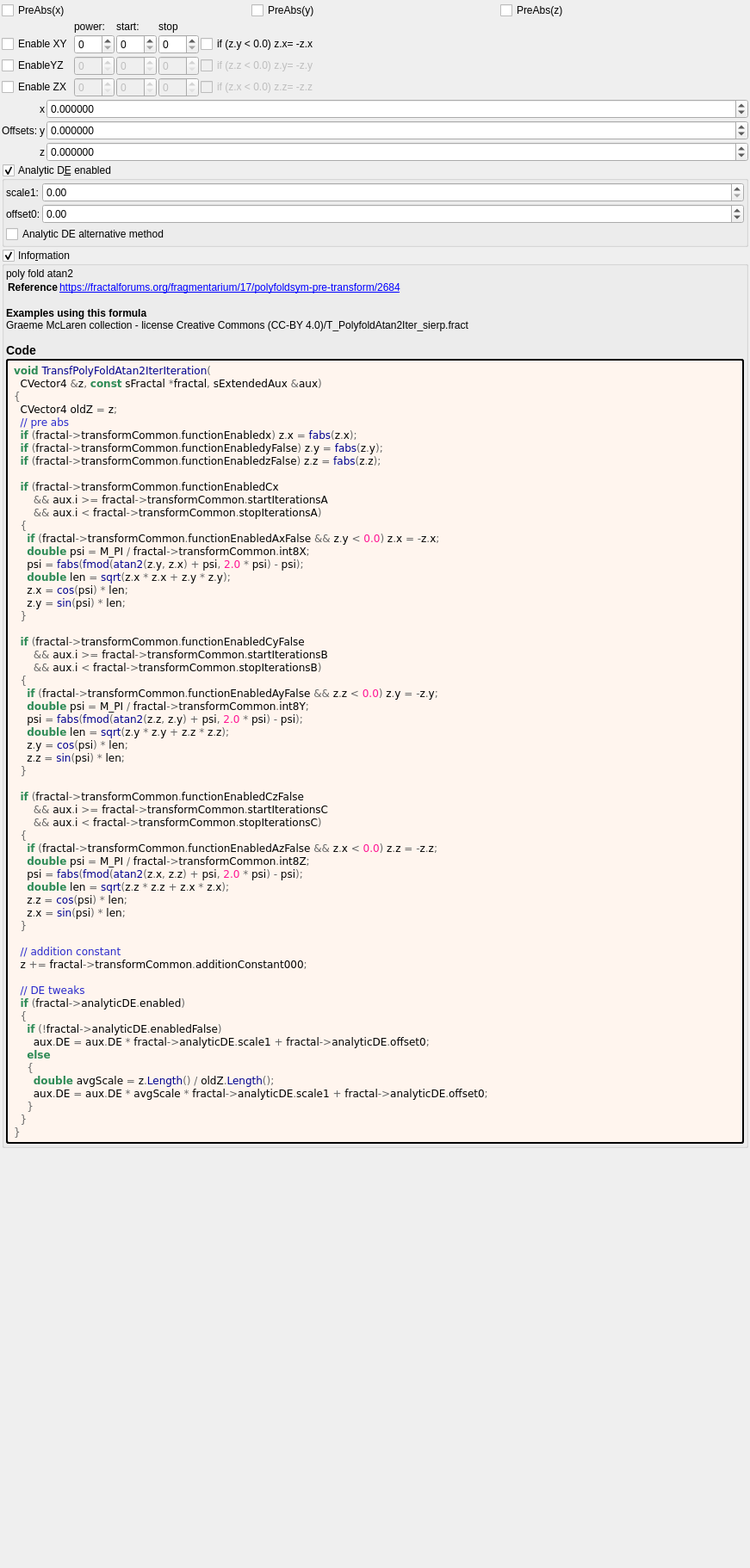
<?xml version="1.0" encoding="UTF-8"?>
<ui version="4.0">
 <class>transf_poly_fold_atan2_iter</class>
 <widget class="QWidget" name="Form">
  <property name="geometry">
   <rect>
    <x>0</x>
    <y>0</y>
    <width>871</width>
    <height>1822</height>
   </rect>
  </property>
  <property name="windowTitle">
   <string notr="true">transf_poly_fold_atan2_iter</string>
  </property>
  <layout class="QVBoxLayout" name="verticalLayout">
   <property name="spacing">
    <number>2</number>
   </property>
   <property name="leftMargin">
    <number>2</number>
   </property>
   <property name="topMargin">
    <number>2</number>
   </property>
   <property name="rightMargin">
    <number>2</number>
   </property>
   <property name="bottomMargin">
    <number>2</number>
   </property>
   <item>
    <layout class="QGridLayout" name="gridLayout_2">
     <item row="0" column="0">
      <widget class="MyCheckBox" name="checkBox_transf_function_enabledx">
       <property name="text">
        <string>PreAbs(x)</string>
       </property>
      </widget>
     </item>
     <item row="0" column="1">
      <widget class="MyCheckBox" name="checkBox_transf_function_enabledy_false">
       <property name="text">
        <string>PreAbs(y)</string>
       </property>
      </widget>
     </item>
     <item row="0" column="2">
      <widget class="MyCheckBox" name="checkBox_transf_function_enabledz_false">
       <property name="text">
        <string>PreAbs(z)</string>
       </property>
      </widget>
     </item>
    </layout>
   </item>
   <item>
    <layout class="QGridLayout" name="gridLayout_45" columnstretch="0,0,0,0,1">
     <property name="spacing">
      <number>2</number>
     </property>
     <item row="0" column="3">
      <widget class="QLabel" name="label_274">
       <property name="text">
        <string>stop</string>
       </property>
      </widget>
     </item>
     <item row="4" column="4">
      <widget class="MyCheckBox" name="checkBox_transf_function_enabledAz_false">
       <property name="enabled">
        <bool>false</bool>
       </property>
       <property name="text">
        <string notr="true">if (z.x &lt; 0.0) z.z= -z.z</string>
       </property>
      </widget>
     </item>
     <item row="4" column="3">
      <widget class="MySpinBox" name="spinboxInt_transf_stop_iterations_C">
       <property name="enabled">
        <bool>false</bool>
       </property>
       <property name="sizePolicy">
        <sizepolicy hsizetype="Minimum" vsizetype="Maximum">
         <horstretch>0</horstretch>
         <verstretch>0</verstretch>
        </sizepolicy>
       </property>
       <property name="maximum">
        <number>999</number>
       </property>
      </widget>
     </item>
     <item row="0" column="2">
      <widget class="QLabel" name="label_273">
       <property name="text">
        <string>start:</string>
       </property>
      </widget>
     </item>
     <item row="4" column="0">
      <widget class="MyCheckBox" name="checkBox_transf_function_enabledCz_false">
       <property name="enabled">
        <bool>true</bool>
       </property>
       <property name="font">
        <font>
         <weight>50</weight>
         <bold>false</bold>
        </font>
       </property>
       <property name="text">
        <string>Enable ZX</string>
       </property>
      </widget>
     </item>
     <item row="3" column="0">
      <widget class="MyCheckBox" name="checkBox_transf_function_enabledCy_false">
       <property name="enabled">
        <bool>true</bool>
       </property>
       <property name="font">
        <font>
         <weight>50</weight>
         <bold>false</bold>
        </font>
       </property>
       <property name="text">
        <string>EnableYZ</string>
       </property>
      </widget>
     </item>
     <item row="3" column="1">
      <widget class="MySpinBox" name="spinboxInt_transf_int8_Y">
       <property name="enabled">
        <bool>false</bool>
       </property>
       <property name="sizePolicy">
        <sizepolicy hsizetype="Minimum" vsizetype="Maximum">
         <horstretch>0</horstretch>
         <verstretch>0</verstretch>
        </sizepolicy>
       </property>
       <property name="maximum">
        <number>999</number>
       </property>
      </widget>
     </item>
     <item row="3" column="3">
      <widget class="MySpinBox" name="spinboxInt_transf_stop_iterations_B">
       <property name="enabled">
        <bool>false</bool>
       </property>
       <property name="sizePolicy">
        <sizepolicy hsizetype="Minimum" vsizetype="Maximum">
         <horstretch>0</horstretch>
         <verstretch>0</verstretch>
        </sizepolicy>
       </property>
       <property name="maximum">
        <number>999</number>
       </property>
      </widget>
     </item>
     <item row="4" column="1">
      <widget class="MySpinBox" name="spinboxInt_transf_int8_Z">
       <property name="enabled">
        <bool>false</bool>
       </property>
       <property name="sizePolicy">
        <sizepolicy hsizetype="Minimum" vsizetype="Maximum">
         <horstretch>0</horstretch>
         <verstretch>0</verstretch>
        </sizepolicy>
       </property>
       <property name="maximum">
        <number>999</number>
       </property>
      </widget>
     </item>
     <item row="3" column="4">
      <widget class="MyCheckBox" name="checkBox_transf_function_enabledAy_false">
       <property name="enabled">
        <bool>false</bool>
       </property>
       <property name="text">
        <string notr="true">if (z.z &lt; 0.0) z.y= -z.y</string>
       </property>
      </widget>
     </item>
     <item row="4" column="2">
      <widget class="MySpinBox" name="spinboxInt_transf_start_iterations_C">
       <property name="enabled">
        <bool>false</bool>
       </property>
       <property name="sizePolicy">
        <sizepolicy hsizetype="Minimum" vsizetype="Maximum">
         <horstretch>0</horstretch>
         <verstretch>0</verstretch>
        </sizepolicy>
       </property>
       <property name="maximum">
        <number>999</number>
       </property>
      </widget>
     </item>
     <item row="3" column="2">
      <widget class="MySpinBox" name="spinboxInt_transf_start_iterations_B">
       <property name="enabled">
        <bool>false</bool>
       </property>
       <property name="sizePolicy">
        <sizepolicy hsizetype="Minimum" vsizetype="Maximum">
         <horstretch>0</horstretch>
         <verstretch>0</verstretch>
        </sizepolicy>
       </property>
       <property name="maximum">
        <number>999</number>
       </property>
      </widget>
     </item>
     <item row="0" column="1">
      <widget class="QLabel" name="label_166">
       <property name="text">
        <string>power:</string>
       </property>
      </widget>
     </item>
     <item row="1" column="0" rowspan="2">
      <widget class="MyCheckBox" name="checkBox_transf_function_enabledCx">
       <property name="font">
        <font>
         <weight>50</weight>
         <bold>false</bold>
        </font>
       </property>
       <property name="text">
        <string>Enable XY</string>
       </property>
      </widget>
     </item>
     <item row="1" column="1" rowspan="2">
      <widget class="MySpinBox" name="spinboxInt_transf_int8_X">
       <property name="sizePolicy">
        <sizepolicy hsizetype="Minimum" vsizetype="Maximum">
         <horstretch>0</horstretch>
         <verstretch>0</verstretch>
        </sizepolicy>
       </property>
       <property name="maximum">
        <number>999</number>
       </property>
      </widget>
     </item>
     <item row="1" column="2" rowspan="2">
      <widget class="MySpinBox" name="spinboxInt_transf_start_iterations_A">
       <property name="sizePolicy">
        <sizepolicy hsizetype="Minimum" vsizetype="Maximum">
         <horstretch>0</horstretch>
         <verstretch>0</verstretch>
        </sizepolicy>
       </property>
       <property name="maximum">
        <number>999</number>
       </property>
      </widget>
     </item>
     <item row="1" column="3" rowspan="2">
      <widget class="MySpinBox" name="spinboxInt_transf_stop_iterations_A">
       <property name="sizePolicy">
        <sizepolicy hsizetype="Minimum" vsizetype="Maximum">
         <horstretch>0</horstretch>
         <verstretch>0</verstretch>
        </sizepolicy>
       </property>
       <property name="maximum">
        <number>999</number>
       </property>
      </widget>
     </item>
     <item row="1" column="4" rowspan="2">
      <widget class="MyCheckBox" name="checkBox_transf_function_enabledAx_false">
       <property name="text">
        <string notr="true">if (z.y &lt; 0.0) z.x= -z.x</string>
       </property>
      </widget>
     </item>
    </layout>
   </item>
   <item>
    <layout class="QGridLayout" name="gridLayout_44" columnstretch="0,0,1">
     <property name="spacing">
      <number>2</number>
     </property>
     <item row="2" column="2">
      <widget class="MyDoubleSpinBox" name="spinbox3_transf_addition_constant_z">
       <property name="sizePolicy">
        <sizepolicy hsizetype="Minimum" vsizetype="Maximum">
         <horstretch>0</horstretch>
         <verstretch>0</verstretch>
        </sizepolicy>
       </property>
       <property name="prefix">
        <string/>
       </property>
       <property name="suffix">
        <string/>
       </property>
       <property name="decimals">
        <number>6</number>
       </property>
       <property name="minimum">
        <double>-99.989999999999995</double>
       </property>
       <property name="maximum">
        <double>99.989999999999995</double>
       </property>
       <property name="singleStep">
        <double>0.100000000000000</double>
       </property>
      </widget>
     </item>
     <item row="2" column="1">
      <widget class="QLabel" name="label_163">
       <property name="text">
        <string notr="true">z</string>
       </property>
      </widget>
     </item>
     <item row="0" column="2">
      <widget class="MyDoubleSpinBox" name="spinbox3_transf_addition_constant_x">
       <property name="sizePolicy">
        <sizepolicy hsizetype="Minimum" vsizetype="Maximum">
         <horstretch>0</horstretch>
         <verstretch>0</verstretch>
        </sizepolicy>
       </property>
       <property name="prefix">
        <string/>
       </property>
       <property name="suffix">
        <string/>
       </property>
       <property name="decimals">
        <number>6</number>
       </property>
       <property name="minimum">
        <double>-99.989999999999995</double>
       </property>
       <property name="maximum">
        <double>99.989999999999995</double>
       </property>
       <property name="singleStep">
        <double>0.100000000000000</double>
       </property>
      </widget>
     </item>
     <item row="0" column="1">
      <widget class="QLabel" name="label_160">
       <property name="text">
        <string notr="true">x</string>
       </property>
      </widget>
     </item>
     <item row="1" column="1">
      <widget class="QLabel" name="label_162">
       <property name="text">
        <string notr="true">y</string>
       </property>
      </widget>
     </item>
     <item row="1" column="2">
      <widget class="MyDoubleSpinBox" name="spinbox3_transf_addition_constant_y">
       <property name="sizePolicy">
        <sizepolicy hsizetype="Minimum" vsizetype="Maximum">
         <horstretch>0</horstretch>
         <verstretch>0</verstretch>
        </sizepolicy>
       </property>
       <property name="prefix">
        <string/>
       </property>
       <property name="suffix">
        <string/>
       </property>
       <property name="decimals">
        <number>6</number>
       </property>
       <property name="minimum">
        <double>-99.989999999999995</double>
       </property>
       <property name="maximum">
        <double>99.989999999999995</double>
       </property>
       <property name="singleStep">
        <double>0.100000000000000</double>
       </property>
      </widget>
     </item>
     <item row="0" column="0" rowspan="3">
      <widget class="QLabel" name="label_164">
       <property name="text">
        <string>Offsets:</string>
       </property>
      </widget>
     </item>
    </layout>
   </item>
   <item>
    <widget class="MyGroupBox" name="groupCheck_analyticDE_enabled">
     <property name="title">
      <string>Analytic D&amp;E enabled</string>
     </property>
     <property name="checkable">
      <bool>true</bool>
     </property>
     <layout class="QVBoxLayout" name="verticalLayout_12" stretch="0,0">
      <property name="spacing">
       <number>2</number>
      </property>
      <property name="leftMargin">
       <number>2</number>
      </property>
      <property name="topMargin">
       <number>2</number>
      </property>
      <property name="rightMargin">
       <number>2</number>
      </property>
      <property name="bottomMargin">
       <number>2</number>
      </property>
      <item>
       <layout class="QGridLayout" name="gridLayout_28" columnstretch="0,0,1">
        <property name="spacing">
         <number>2</number>
        </property>
        <item row="0" column="2">
         <widget class="MyDoubleSpinBox" name="spinbox_analyticDE_scale_1">
          <property name="sizePolicy">
           <sizepolicy hsizetype="Minimum" vsizetype="Maximum">
            <horstretch>0</horstretch>
            <verstretch>0</verstretch>
           </sizepolicy>
          </property>
          <property name="prefix">
           <string/>
          </property>
          <property name="suffix">
           <string/>
          </property>
          <property name="decimals">
           <number>2</number>
          </property>
          <property name="minimum">
           <double>0.000000000000000</double>
          </property>
          <property name="maximum">
           <double>99.989999999999995</double>
          </property>
          <property name="singleStep">
           <double>0.100000000000000</double>
          </property>
         </widget>
        </item>
        <item row="1" column="2">
         <widget class="MyDoubleSpinBox" name="spinbox_analyticDE_offset_0">
          <property name="sizePolicy">
           <sizepolicy hsizetype="Minimum" vsizetype="Maximum">
            <horstretch>0</horstretch>
            <verstretch>0</verstretch>
           </sizepolicy>
          </property>
          <property name="prefix">
           <string/>
          </property>
          <property name="suffix">
           <string/>
          </property>
          <property name="decimals">
           <number>2</number>
          </property>
          <property name="minimum">
           <double>-99.989999999999995</double>
          </property>
          <property name="maximum">
           <double>99.989999999999995</double>
          </property>
          <property name="singleStep">
           <double>0.100000000000000</double>
          </property>
         </widget>
        </item>
        <item row="0" column="1">
         <widget class="QLabel" name="label_179">
          <property name="text">
           <string>scale1:</string>
          </property>
         </widget>
        </item>
        <item row="1" column="1">
         <widget class="QLabel" name="label_178">
          <property name="text">
           <string>offset0:</string>
          </property>
         </widget>
        </item>
       </layout>
      </item>
      <item>
       <widget class="MyCheckBox" name="checkBox_analyticDE_enabled_false">
        <property name="toolTip">
         <string>&lt;html&gt;&lt;head/&gt;&lt;body&gt;&lt;p&gt;Can sometimes improve render quality when using analytic DE&lt;/p&gt;&lt;/body&gt;&lt;/html&gt;</string>
        </property>
        <property name="text">
         <string>Analytic DE alternative method</string>
        </property>
       </widget>
      </item>
     </layout>
    </widget>
   </item>
   <item>
    <widget class="MyGroupBox" name="groupCheck_info">
     <property name="title">
      <string>Info&amp;rmation</string>
     </property>
     <property name="flat">
      <bool>false</bool>
     </property>
     <property name="checkable">
      <bool>true</bool>
     </property>
     <layout class="QVBoxLayout" name="verticalLayout_2">
      <property name="spacing">
       <number>2</number>
      </property>
      <property name="leftMargin">
       <number>2</number>
      </property>
      <property name="topMargin">
       <number>2</number>
      </property>
      <property name="rightMargin">
       <number>2</number>
      </property>
      <property name="bottomMargin">
       <number>2</number>
      </property>
      <item>
       <widget class="QLabel" name="label_information_general">
        <property name="text">
         <string notr="true">&lt;p&gt;poly fold atan2&lt;/p&gt;&lt;table&gt;
&lt;tr&gt;&lt;th&gt;Reference&lt;/th&gt;&lt;td&gt;&lt;a href=&quot;https://fractalforums.org/fragmentarium/17/polyfoldsym-pre-transform/2684&quot;&gt;https://fractalforums.org/fragmentarium/17/polyfoldsym-pre-transform/2684&lt;br&gt;
&lt;/td&gt;&lt;/tr&gt;
&lt;/table&gt;
&lt;br&gt;&lt;b&gt;Examples using this formula&lt;/b&gt;&lt;br&gt;Graeme McLaren  collection - license Creative Commons  (CC-BY 4.0)/T_PolyfoldAtan2Iter_sierp.fract&lt;h3&gt;Code&lt;/h3&gt;</string>
        </property>
        <property name="wordWrap">
         <bool>true</bool>
        </property>
        <property name="openExternalLinks">
         <bool>true</bool>
        </property>
        <property name="textInteractionFlags">
         <set>Qt::LinksAccessibleByMouse|Qt::TextSelectableByMouse</set>
        </property>
       </widget>
      </item>
      <item>
       <widget class="QLabel" name="label_code_content">
        <property name="styleSheet">
         <string notr="true">border-style: outset; border-width: 2px; border-radius: 3px; border-color: black; background-color: #fff5ee; padding: 4px;</string>
        </property>
        <property name="text">
         <string notr="true">&lt;body style=&quot;background-color:#fff5ee&quot;&gt;
&lt;pre style=&quot;color:#000000; background-color:#fff5ee;  font-family:&#039;Courier New&#039;,monospace;white-space: pre-wrap;&quot;&gt;&lt;span style=&quot;color:#2e8b57; font-weight:bold&quot;&gt;void&lt;/span&gt; &lt;span style=&quot;color:#00008f&quot;&gt;TransfPolyFoldAtan2IterIteration&lt;/span&gt;&lt;span style=&quot;color:#676767&quot;&gt;(&lt;/span&gt;
  CVector4 &lt;span style=&quot;color:#676767&quot;&gt;&amp;amp;&lt;/span&gt;z&lt;span style=&quot;color:#676767&quot;&gt;,&lt;/span&gt; &lt;span style=&quot;color:#2e8b57; font-weight:bold&quot;&gt;const&lt;/span&gt; sFractal &lt;span style=&quot;color:#676767&quot;&gt;*&lt;/span&gt;fractal&lt;span style=&quot;color:#676767&quot;&gt;,&lt;/span&gt; sExtendedAux &lt;span style=&quot;color:#676767&quot;&gt;&amp;amp;&lt;/span&gt;aux&lt;span style=&quot;color:#676767&quot;&gt;)&lt;/span&gt;
&lt;span style=&quot;color:#676767&quot;&gt;{&lt;/span&gt;
  CVector4 oldZ &lt;span style=&quot;color:#676767&quot;&gt;=&lt;/span&gt; z&lt;span style=&quot;color:#676767&quot;&gt;;&lt;/span&gt;
  &lt;span style=&quot;color:#2929cc&quot;&gt;// pre abs&lt;/span&gt;
  &lt;span style=&quot;color:#2e8b57; font-weight:bold&quot;&gt;if&lt;/span&gt; &lt;span style=&quot;color:#676767&quot;&gt;(&lt;/span&gt;fractal&lt;span style=&quot;color:#676767&quot;&gt;-&amp;gt;&lt;/span&gt;transformCommon&lt;span style=&quot;color:#676767&quot;&gt;.&lt;/span&gt;functionEnabledx&lt;span style=&quot;color:#676767&quot;&gt;)&lt;/span&gt; z&lt;span style=&quot;color:#676767&quot;&gt;.&lt;/span&gt;x &lt;span style=&quot;color:#676767&quot;&gt;=&lt;/span&gt; &lt;span style=&quot;color:#00008f&quot;&gt;fabs&lt;/span&gt;&lt;span style=&quot;color:#676767&quot;&gt;(&lt;/span&gt;z&lt;span style=&quot;color:#676767&quot;&gt;.&lt;/span&gt;x&lt;span style=&quot;color:#676767&quot;&gt;);&lt;/span&gt;
  &lt;span style=&quot;color:#2e8b57; font-weight:bold&quot;&gt;if&lt;/span&gt; &lt;span style=&quot;color:#676767&quot;&gt;(&lt;/span&gt;fractal&lt;span style=&quot;color:#676767&quot;&gt;-&amp;gt;&lt;/span&gt;transformCommon&lt;span style=&quot;color:#676767&quot;&gt;.&lt;/span&gt;functionEnabledyFalse&lt;span style=&quot;color:#676767&quot;&gt;)&lt;/span&gt; z&lt;span style=&quot;color:#676767&quot;&gt;.&lt;/span&gt;y &lt;span style=&quot;color:#676767&quot;&gt;=&lt;/span&gt; &lt;span style=&quot;color:#00008f&quot;&gt;fabs&lt;/span&gt;&lt;span style=&quot;color:#676767&quot;&gt;(&lt;/span&gt;z&lt;span style=&quot;color:#676767&quot;&gt;.&lt;/span&gt;y&lt;span style=&quot;color:#676767&quot;&gt;);&lt;/span&gt;
  &lt;span style=&quot;color:#2e8b57; font-weight:bold&quot;&gt;if&lt;/span&gt; &lt;span style=&quot;color:#676767&quot;&gt;(&lt;/span&gt;fractal&lt;span style=&quot;color:#676767&quot;&gt;-&amp;gt;&lt;/span&gt;transformCommon&lt;span style=&quot;color:#676767&quot;&gt;.&lt;/span&gt;functionEnabledzFalse&lt;span style=&quot;color:#676767&quot;&gt;)&lt;/span&gt; z&lt;span style=&quot;color:#676767&quot;&gt;.&lt;/span&gt;z &lt;span style=&quot;color:#676767&quot;&gt;=&lt;/span&gt; &lt;span style=&quot;color:#00008f&quot;&gt;fabs&lt;/span&gt;&lt;span style=&quot;color:#676767&quot;&gt;(&lt;/span&gt;z&lt;span style=&quot;color:#676767&quot;&gt;.&lt;/span&gt;z&lt;span style=&quot;color:#676767&quot;&gt;);&lt;/span&gt;

  &lt;span style=&quot;color:#2e8b57; font-weight:bold&quot;&gt;if&lt;/span&gt; &lt;span style=&quot;color:#676767&quot;&gt;(&lt;/span&gt;fractal&lt;span style=&quot;color:#676767&quot;&gt;-&amp;gt;&lt;/span&gt;transformCommon&lt;span style=&quot;color:#676767&quot;&gt;.&lt;/span&gt;functionEnabledCx
      &lt;span style=&quot;color:#676767&quot;&gt;&amp;amp;&amp;amp;&lt;/span&gt; aux&lt;span style=&quot;color:#676767&quot;&gt;.&lt;/span&gt;i &lt;span style=&quot;color:#676767&quot;&gt;&amp;gt;=&lt;/span&gt; fractal&lt;span style=&quot;color:#676767&quot;&gt;-&amp;gt;&lt;/span&gt;transformCommon&lt;span style=&quot;color:#676767&quot;&gt;.&lt;/span&gt;startIterationsA
      &lt;span style=&quot;color:#676767&quot;&gt;&amp;amp;&amp;amp;&lt;/span&gt; aux&lt;span style=&quot;color:#676767&quot;&gt;.&lt;/span&gt;i &lt;span style=&quot;color:#676767&quot;&gt;&amp;lt;&lt;/span&gt; fractal&lt;span style=&quot;color:#676767&quot;&gt;-&amp;gt;&lt;/span&gt;transformCommon&lt;span style=&quot;color:#676767&quot;&gt;.&lt;/span&gt;stopIterationsA&lt;span style=&quot;color:#676767&quot;&gt;)&lt;/span&gt;
  &lt;span style=&quot;color:#676767&quot;&gt;{&lt;/span&gt;
    &lt;span style=&quot;color:#2e8b57; font-weight:bold&quot;&gt;if&lt;/span&gt; &lt;span style=&quot;color:#676767&quot;&gt;(&lt;/span&gt;fractal&lt;span style=&quot;color:#676767&quot;&gt;-&amp;gt;&lt;/span&gt;transformCommon&lt;span style=&quot;color:#676767&quot;&gt;.&lt;/span&gt;functionEnabledAxFalse &lt;span style=&quot;color:#676767&quot;&gt;&amp;amp;&amp;amp;&lt;/span&gt; z&lt;span style=&quot;color:#676767&quot;&gt;.&lt;/span&gt;y &lt;span style=&quot;color:#676767&quot;&gt;&amp;lt;&lt;/span&gt; &lt;span style=&quot;color:#ff1493&quot;&gt;0.0&lt;/span&gt;&lt;span style=&quot;color:#676767&quot;&gt;)&lt;/span&gt; z&lt;span style=&quot;color:#676767&quot;&gt;.&lt;/span&gt;x &lt;span style=&quot;color:#676767&quot;&gt;= -&lt;/span&gt;z&lt;span style=&quot;color:#676767&quot;&gt;.&lt;/span&gt;x&lt;span style=&quot;color:#676767&quot;&gt;;&lt;/span&gt;
    &lt;span style=&quot;color:#2e8b57; font-weight:bold&quot;&gt;double&lt;/span&gt; psi &lt;span style=&quot;color:#676767&quot;&gt;=&lt;/span&gt; M_PI &lt;span style=&quot;color:#676767&quot;&gt;/&lt;/span&gt; fractal&lt;span style=&quot;color:#676767&quot;&gt;-&amp;gt;&lt;/span&gt;transformCommon&lt;span style=&quot;color:#676767&quot;&gt;.&lt;/span&gt;int8X&lt;span style=&quot;color:#676767&quot;&gt;;&lt;/span&gt;
    psi &lt;span style=&quot;color:#676767&quot;&gt;=&lt;/span&gt; &lt;span style=&quot;color:#00008f&quot;&gt;fabs&lt;/span&gt;&lt;span style=&quot;color:#676767&quot;&gt;(&lt;/span&gt;&lt;span style=&quot;color:#00008f&quot;&gt;fmod&lt;/span&gt;&lt;span style=&quot;color:#676767&quot;&gt;(&lt;/span&gt;&lt;span style=&quot;color:#00008f&quot;&gt;atan2&lt;/span&gt;&lt;span style=&quot;color:#676767&quot;&gt;(&lt;/span&gt;z&lt;span style=&quot;color:#676767&quot;&gt;.&lt;/span&gt;y&lt;span style=&quot;color:#676767&quot;&gt;,&lt;/span&gt; z&lt;span style=&quot;color:#676767&quot;&gt;.&lt;/span&gt;x&lt;span style=&quot;color:#676767&quot;&gt;) +&lt;/span&gt; psi&lt;span style=&quot;color:#676767&quot;&gt;,&lt;/span&gt; &lt;span style=&quot;color:#ff1493&quot;&gt;2.0&lt;/span&gt; &lt;span style=&quot;color:#676767&quot;&gt;*&lt;/span&gt; psi&lt;span style=&quot;color:#676767&quot;&gt;) -&lt;/span&gt; psi&lt;span style=&quot;color:#676767&quot;&gt;);&lt;/span&gt;
    &lt;span style=&quot;color:#2e8b57; font-weight:bold&quot;&gt;double&lt;/span&gt; len &lt;span style=&quot;color:#676767&quot;&gt;=&lt;/span&gt; &lt;span style=&quot;color:#00008f&quot;&gt;sqrt&lt;/span&gt;&lt;span style=&quot;color:#676767&quot;&gt;(&lt;/span&gt;z&lt;span style=&quot;color:#676767&quot;&gt;.&lt;/span&gt;x &lt;span style=&quot;color:#676767&quot;&gt;*&lt;/span&gt; z&lt;span style=&quot;color:#676767&quot;&gt;.&lt;/span&gt;x &lt;span style=&quot;color:#676767&quot;&gt;+&lt;/span&gt; z&lt;span style=&quot;color:#676767&quot;&gt;.&lt;/span&gt;y &lt;span style=&quot;color:#676767&quot;&gt;*&lt;/span&gt; z&lt;span style=&quot;color:#676767&quot;&gt;.&lt;/span&gt;y&lt;span style=&quot;color:#676767&quot;&gt;);&lt;/span&gt;
    z&lt;span style=&quot;color:#676767&quot;&gt;.&lt;/span&gt;x &lt;span style=&quot;color:#676767&quot;&gt;=&lt;/span&gt; &lt;span style=&quot;color:#00008f&quot;&gt;cos&lt;/span&gt;&lt;span style=&quot;color:#676767&quot;&gt;(&lt;/span&gt;psi&lt;span style=&quot;color:#676767&quot;&gt;) *&lt;/span&gt; len&lt;span style=&quot;color:#676767&quot;&gt;;&lt;/span&gt;
    z&lt;span style=&quot;color:#676767&quot;&gt;.&lt;/span&gt;y &lt;span style=&quot;color:#676767&quot;&gt;=&lt;/span&gt; &lt;span style=&quot;color:#00008f&quot;&gt;sin&lt;/span&gt;&lt;span style=&quot;color:#676767&quot;&gt;(&lt;/span&gt;psi&lt;span style=&quot;color:#676767&quot;&gt;) *&lt;/span&gt; len&lt;span style=&quot;color:#676767&quot;&gt;;&lt;/span&gt;
  &lt;span style=&quot;color:#676767&quot;&gt;}&lt;/span&gt;

  &lt;span style=&quot;color:#2e8b57; font-weight:bold&quot;&gt;if&lt;/span&gt; &lt;span style=&quot;color:#676767&quot;&gt;(&lt;/span&gt;fractal&lt;span style=&quot;color:#676767&quot;&gt;-&amp;gt;&lt;/span&gt;transformCommon&lt;span style=&quot;color:#676767&quot;&gt;.&lt;/span&gt;functionEnabledCyFalse
      &lt;span style=&quot;color:#676767&quot;&gt;&amp;amp;&amp;amp;&lt;/span&gt; aux&lt;span style=&quot;color:#676767&quot;&gt;.&lt;/span&gt;i &lt;span style=&quot;color:#676767&quot;&gt;&amp;gt;=&lt;/span&gt; fractal&lt;span style=&quot;color:#676767&quot;&gt;-&amp;gt;&lt;/span&gt;transformCommon&lt;span style=&quot;color:#676767&quot;&gt;.&lt;/span&gt;startIterationsB
      &lt;span style=&quot;color:#676767&quot;&gt;&amp;amp;&amp;amp;&lt;/span&gt; aux&lt;span style=&quot;color:#676767&quot;&gt;.&lt;/span&gt;i &lt;span style=&quot;color:#676767&quot;&gt;&amp;lt;&lt;/span&gt; fractal&lt;span style=&quot;color:#676767&quot;&gt;-&amp;gt;&lt;/span&gt;transformCommon&lt;span style=&quot;color:#676767&quot;&gt;.&lt;/span&gt;stopIterationsB&lt;span style=&quot;color:#676767&quot;&gt;)&lt;/span&gt;
  &lt;span style=&quot;color:#676767&quot;&gt;{&lt;/span&gt;
    &lt;span style=&quot;color:#2e8b57; font-weight:bold&quot;&gt;if&lt;/span&gt; &lt;span style=&quot;color:#676767&quot;&gt;(&lt;/span&gt;fractal&lt;span style=&quot;color:#676767&quot;&gt;-&amp;gt;&lt;/span&gt;transformCommon&lt;span style=&quot;color:#676767&quot;&gt;.&lt;/span&gt;functionEnabledAyFalse &lt;span style=&quot;color:#676767&quot;&gt;&amp;amp;&amp;amp;&lt;/span&gt; z&lt;span style=&quot;color:#676767&quot;&gt;.&lt;/span&gt;z &lt;span style=&quot;color:#676767&quot;&gt;&amp;lt;&lt;/span&gt; &lt;span style=&quot;color:#ff1493&quot;&gt;0.0&lt;/span&gt;&lt;span style=&quot;color:#676767&quot;&gt;)&lt;/span&gt; z&lt;span style=&quot;color:#676767&quot;&gt;.&lt;/span&gt;y &lt;span style=&quot;color:#676767&quot;&gt;= -&lt;/span&gt;z&lt;span style=&quot;color:#676767&quot;&gt;.&lt;/span&gt;y&lt;span style=&quot;color:#676767&quot;&gt;;&lt;/span&gt;
    &lt;span style=&quot;color:#2e8b57; font-weight:bold&quot;&gt;double&lt;/span&gt; psi &lt;span style=&quot;color:#676767&quot;&gt;=&lt;/span&gt; M_PI &lt;span style=&quot;color:#676767&quot;&gt;/&lt;/span&gt; fractal&lt;span style=&quot;color:#676767&quot;&gt;-&amp;gt;&lt;/span&gt;transformCommon&lt;span style=&quot;color:#676767&quot;&gt;.&lt;/span&gt;int8Y&lt;span style=&quot;color:#676767&quot;&gt;;&lt;/span&gt;
    psi &lt;span style=&quot;color:#676767&quot;&gt;=&lt;/span&gt; &lt;span style=&quot;color:#00008f&quot;&gt;fabs&lt;/span&gt;&lt;span style=&quot;color:#676767&quot;&gt;(&lt;/span&gt;&lt;span style=&quot;color:#00008f&quot;&gt;fmod&lt;/span&gt;&lt;span style=&quot;color:#676767&quot;&gt;(&lt;/span&gt;&lt;span style=&quot;color:#00008f&quot;&gt;atan2&lt;/span&gt;&lt;span style=&quot;color:#676767&quot;&gt;(&lt;/span&gt;z&lt;span style=&quot;color:#676767&quot;&gt;.&lt;/span&gt;z&lt;span style=&quot;color:#676767&quot;&gt;,&lt;/span&gt; z&lt;span style=&quot;color:#676767&quot;&gt;.&lt;/span&gt;y&lt;span style=&quot;color:#676767&quot;&gt;) +&lt;/span&gt; psi&lt;span style=&quot;color:#676767&quot;&gt;,&lt;/span&gt; &lt;span style=&quot;color:#ff1493&quot;&gt;2.0&lt;/span&gt; &lt;span style=&quot;color:#676767&quot;&gt;*&lt;/span&gt; psi&lt;span style=&quot;color:#676767&quot;&gt;) -&lt;/span&gt; psi&lt;span style=&quot;color:#676767&quot;&gt;);&lt;/span&gt;
    &lt;span style=&quot;color:#2e8b57; font-weight:bold&quot;&gt;double&lt;/span&gt; len &lt;span style=&quot;color:#676767&quot;&gt;=&lt;/span&gt; &lt;span style=&quot;color:#00008f&quot;&gt;sqrt&lt;/span&gt;&lt;span style=&quot;color:#676767&quot;&gt;(&lt;/span&gt;z&lt;span style=&quot;color:#676767&quot;&gt;.&lt;/span&gt;y &lt;span style=&quot;color:#676767&quot;&gt;*&lt;/span&gt; z&lt;span style=&quot;color:#676767&quot;&gt;.&lt;/span&gt;y &lt;span style=&quot;color:#676767&quot;&gt;+&lt;/span&gt; z&lt;span style=&quot;color:#676767&quot;&gt;.&lt;/span&gt;z &lt;span style=&quot;color:#676767&quot;&gt;*&lt;/span&gt; z&lt;span style=&quot;color:#676767&quot;&gt;.&lt;/span&gt;z&lt;span style=&quot;color:#676767&quot;&gt;);&lt;/span&gt;
    z&lt;span style=&quot;color:#676767&quot;&gt;.&lt;/span&gt;y &lt;span style=&quot;color:#676767&quot;&gt;=&lt;/span&gt; &lt;span style=&quot;color:#00008f&quot;&gt;cos&lt;/span&gt;&lt;span style=&quot;color:#676767&quot;&gt;(&lt;/span&gt;psi&lt;span style=&quot;color:#676767&quot;&gt;) *&lt;/span&gt; len&lt;span style=&quot;color:#676767&quot;&gt;;&lt;/span&gt;
    z&lt;span style=&quot;color:#676767&quot;&gt;.&lt;/span&gt;z &lt;span style=&quot;color:#676767&quot;&gt;=&lt;/span&gt; &lt;span style=&quot;color:#00008f&quot;&gt;sin&lt;/span&gt;&lt;span style=&quot;color:#676767&quot;&gt;(&lt;/span&gt;psi&lt;span style=&quot;color:#676767&quot;&gt;) *&lt;/span&gt; len&lt;span style=&quot;color:#676767&quot;&gt;;&lt;/span&gt;
  &lt;span style=&quot;color:#676767&quot;&gt;}&lt;/span&gt;

  &lt;span style=&quot;color:#2e8b57; font-weight:bold&quot;&gt;if&lt;/span&gt; &lt;span style=&quot;color:#676767&quot;&gt;(&lt;/span&gt;fractal&lt;span style=&quot;color:#676767&quot;&gt;-&amp;gt;&lt;/span&gt;transformCommon&lt;span style=&quot;color:#676767&quot;&gt;.&lt;/span&gt;functionEnabledCzFalse
      &lt;span style=&quot;color:#676767&quot;&gt;&amp;amp;&amp;amp;&lt;/span&gt; aux&lt;span style=&quot;color:#676767&quot;&gt;.&lt;/span&gt;i &lt;span style=&quot;color:#676767&quot;&gt;&amp;gt;=&lt;/span&gt; fractal&lt;span style=&quot;color:#676767&quot;&gt;-&amp;gt;&lt;/span&gt;transformCommon&lt;span style=&quot;color:#676767&quot;&gt;.&lt;/span&gt;startIterationsC
      &lt;span style=&quot;color:#676767&quot;&gt;&amp;amp;&amp;amp;&lt;/span&gt; aux&lt;span style=&quot;color:#676767&quot;&gt;.&lt;/span&gt;i &lt;span style=&quot;color:#676767&quot;&gt;&amp;lt;&lt;/span&gt; fractal&lt;span style=&quot;color:#676767&quot;&gt;-&amp;gt;&lt;/span&gt;transformCommon&lt;span style=&quot;color:#676767&quot;&gt;.&lt;/span&gt;stopIterationsC&lt;span style=&quot;color:#676767&quot;&gt;)&lt;/span&gt;
  &lt;span style=&quot;color:#676767&quot;&gt;{&lt;/span&gt;
    &lt;span style=&quot;color:#2e8b57; font-weight:bold&quot;&gt;if&lt;/span&gt; &lt;span style=&quot;color:#676767&quot;&gt;(&lt;/span&gt;fractal&lt;span style=&quot;color:#676767&quot;&gt;-&amp;gt;&lt;/span&gt;transformCommon&lt;span style=&quot;color:#676767&quot;&gt;.&lt;/span&gt;functionEnabledAzFalse &lt;span style=&quot;color:#676767&quot;&gt;&amp;amp;&amp;amp;&lt;/span&gt; z&lt;span style=&quot;color:#676767&quot;&gt;.&lt;/span&gt;x &lt;span style=&quot;color:#676767&quot;&gt;&amp;lt;&lt;/span&gt; &lt;span style=&quot;color:#ff1493&quot;&gt;0.0&lt;/span&gt;&lt;span style=&quot;color:#676767&quot;&gt;)&lt;/span&gt; z&lt;span style=&quot;color:#676767&quot;&gt;.&lt;/span&gt;z &lt;span style=&quot;color:#676767&quot;&gt;= -&lt;/span&gt;z&lt;span style=&quot;color:#676767&quot;&gt;.&lt;/span&gt;z&lt;span style=&quot;color:#676767&quot;&gt;;&lt;/span&gt;
    &lt;span style=&quot;color:#2e8b57; font-weight:bold&quot;&gt;double&lt;/span&gt; psi &lt;span style=&quot;color:#676767&quot;&gt;=&lt;/span&gt; M_PI &lt;span style=&quot;color:#676767&quot;&gt;/&lt;/span&gt; fractal&lt;span style=&quot;color:#676767&quot;&gt;-&amp;gt;&lt;/span&gt;transformCommon&lt;span style=&quot;color:#676767&quot;&gt;.&lt;/span&gt;int8Z&lt;span style=&quot;color:#676767&quot;&gt;;&lt;/span&gt;
    psi &lt;span style=&quot;color:#676767&quot;&gt;=&lt;/span&gt; &lt;span style=&quot;color:#00008f&quot;&gt;fabs&lt;/span&gt;&lt;span style=&quot;color:#676767&quot;&gt;(&lt;/span&gt;&lt;span style=&quot;color:#00008f&quot;&gt;fmod&lt;/span&gt;&lt;span style=&quot;color:#676767&quot;&gt;(&lt;/span&gt;&lt;span style=&quot;color:#00008f&quot;&gt;atan2&lt;/span&gt;&lt;span style=&quot;color:#676767&quot;&gt;(&lt;/span&gt;z&lt;span style=&quot;color:#676767&quot;&gt;.&lt;/span&gt;x&lt;span style=&quot;color:#676767&quot;&gt;,&lt;/span&gt; z&lt;span style=&quot;color:#676767&quot;&gt;.&lt;/span&gt;z&lt;span style=&quot;color:#676767&quot;&gt;) +&lt;/span&gt; psi&lt;span style=&quot;color:#676767&quot;&gt;,&lt;/span&gt; &lt;span style=&quot;color:#ff1493&quot;&gt;2.0&lt;/span&gt; &lt;span style=&quot;color:#676767&quot;&gt;*&lt;/span&gt; psi&lt;span style=&quot;color:#676767&quot;&gt;) -&lt;/span&gt; psi&lt;span style=&quot;color:#676767&quot;&gt;);&lt;/span&gt;
    &lt;span style=&quot;color:#2e8b57; font-weight:bold&quot;&gt;double&lt;/span&gt; len &lt;span style=&quot;color:#676767&quot;&gt;=&lt;/span&gt; &lt;span style=&quot;color:#00008f&quot;&gt;sqrt&lt;/span&gt;&lt;span style=&quot;color:#676767&quot;&gt;(&lt;/span&gt;z&lt;span style=&quot;color:#676767&quot;&gt;.&lt;/span&gt;z &lt;span style=&quot;color:#676767&quot;&gt;*&lt;/span&gt; z&lt;span style=&quot;color:#676767&quot;&gt;.&lt;/span&gt;z &lt;span style=&quot;color:#676767&quot;&gt;+&lt;/span&gt; z&lt;span style=&quot;color:#676767&quot;&gt;.&lt;/span&gt;x &lt;span style=&quot;color:#676767&quot;&gt;*&lt;/span&gt; z&lt;span style=&quot;color:#676767&quot;&gt;.&lt;/span&gt;x&lt;span style=&quot;color:#676767&quot;&gt;);&lt;/span&gt;
    z&lt;span style=&quot;color:#676767&quot;&gt;.&lt;/span&gt;z &lt;span style=&quot;color:#676767&quot;&gt;=&lt;/span&gt; &lt;span style=&quot;color:#00008f&quot;&gt;cos&lt;/span&gt;&lt;span style=&quot;color:#676767&quot;&gt;(&lt;/span&gt;psi&lt;span style=&quot;color:#676767&quot;&gt;) *&lt;/span&gt; len&lt;span style=&quot;color:#676767&quot;&gt;;&lt;/span&gt;
    z&lt;span style=&quot;color:#676767&quot;&gt;.&lt;/span&gt;x &lt;span style=&quot;color:#676767&quot;&gt;=&lt;/span&gt; &lt;span style=&quot;color:#00008f&quot;&gt;sin&lt;/span&gt;&lt;span style=&quot;color:#676767&quot;&gt;(&lt;/span&gt;psi&lt;span style=&quot;color:#676767&quot;&gt;) *&lt;/span&gt; len&lt;span style=&quot;color:#676767&quot;&gt;;&lt;/span&gt;
  &lt;span style=&quot;color:#676767&quot;&gt;}&lt;/span&gt;

  &lt;span style=&quot;color:#2929cc&quot;&gt;// addition constant&lt;/span&gt;
  z &lt;span style=&quot;color:#676767&quot;&gt;+=&lt;/span&gt; fractal&lt;span style=&quot;color:#676767&quot;&gt;-&amp;gt;&lt;/span&gt;transformCommon&lt;span style=&quot;color:#676767&quot;&gt;.&lt;/span&gt;additionConstant000&lt;span style=&quot;color:#676767&quot;&gt;;&lt;/span&gt;

  &lt;span style=&quot;color:#2929cc&quot;&gt;// DE tweaks&lt;/span&gt;
  &lt;span style=&quot;color:#2e8b57; font-weight:bold&quot;&gt;if&lt;/span&gt; &lt;span style=&quot;color:#676767&quot;&gt;(&lt;/span&gt;fractal&lt;span style=&quot;color:#676767&quot;&gt;-&amp;gt;&lt;/span&gt;analyticDE&lt;span style=&quot;color:#676767&quot;&gt;.&lt;/span&gt;enabled&lt;span style=&quot;color:#676767&quot;&gt;)&lt;/span&gt;
  &lt;span style=&quot;color:#676767&quot;&gt;{&lt;/span&gt;
    &lt;span style=&quot;color:#2e8b57; font-weight:bold&quot;&gt;if&lt;/span&gt; &lt;span style=&quot;color:#676767&quot;&gt;(!&lt;/span&gt;fractal&lt;span style=&quot;color:#676767&quot;&gt;-&amp;gt;&lt;/span&gt;analyticDE&lt;span style=&quot;color:#676767&quot;&gt;.&lt;/span&gt;enabledFalse&lt;span style=&quot;color:#676767&quot;&gt;)&lt;/span&gt;
      aux&lt;span style=&quot;color:#676767&quot;&gt;.&lt;/span&gt;DE &lt;span style=&quot;color:#676767&quot;&gt;=&lt;/span&gt; aux&lt;span style=&quot;color:#676767&quot;&gt;.&lt;/span&gt;DE &lt;span style=&quot;color:#676767&quot;&gt;*&lt;/span&gt; fractal&lt;span style=&quot;color:#676767&quot;&gt;-&amp;gt;&lt;/span&gt;analyticDE&lt;span style=&quot;color:#676767&quot;&gt;.&lt;/span&gt;scale1 &lt;span style=&quot;color:#676767&quot;&gt;+&lt;/span&gt; fractal&lt;span style=&quot;color:#676767&quot;&gt;-&amp;gt;&lt;/span&gt;analyticDE&lt;span style=&quot;color:#676767&quot;&gt;.&lt;/span&gt;offset0&lt;span style=&quot;color:#676767&quot;&gt;;&lt;/span&gt;
    &lt;span style=&quot;color:#2e8b57; font-weight:bold&quot;&gt;else&lt;/span&gt;
    &lt;span style=&quot;color:#676767&quot;&gt;{&lt;/span&gt;
      &lt;span style=&quot;color:#2e8b57; font-weight:bold&quot;&gt;double&lt;/span&gt; avgScale &lt;span style=&quot;color:#676767&quot;&gt;=&lt;/span&gt; z&lt;span style=&quot;color:#676767&quot;&gt;.&lt;/span&gt;&lt;span style=&quot;color:#00008f&quot;&gt;Length&lt;/span&gt;&lt;span style=&quot;color:#676767&quot;&gt;() /&lt;/span&gt; oldZ&lt;span style=&quot;color:#676767&quot;&gt;.&lt;/span&gt;&lt;span style=&quot;color:#00008f&quot;&gt;Length&lt;/span&gt;&lt;span style=&quot;color:#676767&quot;&gt;();&lt;/span&gt;
      aux&lt;span style=&quot;color:#676767&quot;&gt;.&lt;/span&gt;DE &lt;span style=&quot;color:#676767&quot;&gt;=&lt;/span&gt; aux&lt;span style=&quot;color:#676767&quot;&gt;.&lt;/span&gt;DE &lt;span style=&quot;color:#676767&quot;&gt;*&lt;/span&gt; avgScale &lt;span style=&quot;color:#676767&quot;&gt;*&lt;/span&gt; fractal&lt;span style=&quot;color:#676767&quot;&gt;-&amp;gt;&lt;/span&gt;analyticDE&lt;span style=&quot;color:#676767&quot;&gt;.&lt;/span&gt;scale1 &lt;span style=&quot;color:#676767&quot;&gt;+&lt;/span&gt; fractal&lt;span style=&quot;color:#676767&quot;&gt;-&amp;gt;&lt;/span&gt;analyticDE&lt;span style=&quot;color:#676767&quot;&gt;.&lt;/span&gt;offset0&lt;span style=&quot;color:#676767&quot;&gt;;&lt;/span&gt;
    &lt;span style=&quot;color:#676767&quot;&gt;}&lt;/span&gt;
  &lt;span style=&quot;color:#676767&quot;&gt;}&lt;/span&gt;
&lt;span style=&quot;color:#676767&quot;&gt;}&lt;/span&gt;
&lt;/pre&gt;
&lt;/body&gt;</string>
        </property>
        <property name="wordWrap">
         <bool>true</bool>
        </property>
        <property name="openExternalLinks">
         <bool>true</bool>
        </property>
        <property name="textInteractionFlags">
         <set>Qt::LinksAccessibleByMouse|Qt::TextSelectableByMouse</set>
        </property>
       </widget>
      </item>
     </layout>
    </widget>
   </item>
   <item>
    <spacer name="verticalSpacer">
     <property name="orientation">
      <enum>Qt::Vertical</enum>
     </property>
     <property name="sizeHint" stdset="0">
      <size>
       <width>20</width>
       <height>40</height>
      </size>
     </property>
    </spacer>
   </item>
  </layout>
 </widget>
 <customwidgets>
  <customwidget>
   <class>MyDoubleSpinBox</class>
   <extends>QDoubleSpinBox</extends>
   <header>my_double_spin_box.h</header>
  </customwidget>
  <customwidget>
   <class>MyGroupBox</class>
   <extends>QGroupBox</extends>
   <header>my_group_box.h</header>
   <container>1</container>
  </customwidget>
  <customwidget>
   <class>MySpinBox</class>
   <extends>QSpinBox</extends>
   <header>my_spin_box.h</header>
  </customwidget>
  <customwidget>
   <class>MyCheckBox</class>
   <extends>QCheckBox</extends>
   <header>my_check_box.h</header>
  </customwidget>
 </customwidgets>
 <tabstops>
  <tabstop>groupCheck_info</tabstop>
 </tabstops>
 <resources/>
 <connections>
  <connection>
   <sender>checkBox_transf_function_enabledCx</sender>
   <signal>toggled(bool)</signal>
   <receiver>spinboxInt_transf_int8_X</receiver>
   <slot>setEnabled(bool)</slot>
   <hints>
    <hint type="sourcelabel">
     <x>11</x>
     <y>104</y>
    </hint>
    <hint type="destinationlabel">
     <x>155</x>
     <y>103</y>
    </hint>
   </hints>
  </connection>
  <connection>
   <sender>checkBox_transf_function_enabledCx</sender>
   <signal>toggled(bool)</signal>
   <receiver>checkBox_transf_function_enabledAx_false</receiver>
   <slot>setEnabled(bool)</slot>
   <hints>
    <hint type="sourcelabel">
     <x>36</x>
     <y>101</y>
    </hint>
    <hint type="destinationlabel">
     <x>336</x>
     <y>109</y>
    </hint>
   </hints>
  </connection>
  <connection>
   <sender>checkBox_transf_function_enabledCy_false</sender>
   <signal>toggled(bool)</signal>
   <receiver>spinboxInt_transf_int8_Y</receiver>
   <slot>setEnabled(bool)</slot>
   <hints>
    <hint type="sourcelabel">
     <x>27</x>
     <y>129</y>
    </hint>
    <hint type="destinationlabel">
     <x>155</x>
     <y>136</y>
    </hint>
   </hints>
  </connection>
  <connection>
   <sender>checkBox_transf_function_enabledCy_false</sender>
   <signal>toggled(bool)</signal>
   <receiver>checkBox_transf_function_enabledAy_false</receiver>
   <slot>setEnabled(bool)</slot>
   <hints>
    <hint type="sourcelabel">
     <x>28</x>
     <y>134</y>
    </hint>
    <hint type="destinationlabel">
     <x>385</x>
     <y>134</y>
    </hint>
   </hints>
  </connection>
  <connection>
   <sender>checkBox_transf_function_enabledCz_false</sender>
   <signal>toggled(bool)</signal>
   <receiver>spinboxInt_transf_int8_Z</receiver>
   <slot>setEnabled(bool)</slot>
   <hints>
    <hint type="sourcelabel">
     <x>21</x>
     <y>155</y>
    </hint>
    <hint type="destinationlabel">
     <x>155</x>
     <y>162</y>
    </hint>
   </hints>
  </connection>
  <connection>
   <sender>checkBox_transf_function_enabledCz_false</sender>
   <signal>toggled(bool)</signal>
   <receiver>checkBox_transf_function_enabledAz_false</receiver>
   <slot>setEnabled(bool)</slot>
   <hints>
    <hint type="sourcelabel">
     <x>37</x>
     <y>155</y>
    </hint>
    <hint type="destinationlabel">
     <x>346</x>
     <y>164</y>
    </hint>
   </hints>
  </connection>
  <connection>
   <sender>checkBox_transf_function_enabledCy_false</sender>
   <signal>toggled(bool)</signal>
   <receiver>spinboxInt_transf_start_iterations_B</receiver>
   <slot>setEnabled(bool)</slot>
   <hints>
    <hint type="sourcelabel">
     <x>44</x>
     <y>131</y>
    </hint>
    <hint type="destinationlabel">
     <x>182</x>
     <y>144</y>
    </hint>
   </hints>
  </connection>
  <connection>
   <sender>checkBox_transf_function_enabledCy_false</sender>
   <signal>toggled(bool)</signal>
   <receiver>spinboxInt_transf_stop_iterations_B</receiver>
   <slot>setEnabled(bool)</slot>
   <hints>
    <hint type="sourcelabel">
     <x>36</x>
     <y>132</y>
    </hint>
    <hint type="destinationlabel">
     <x>242</x>
     <y>140</y>
    </hint>
   </hints>
  </connection>
  <connection>
   <sender>checkBox_transf_function_enabledCz_false</sender>
   <signal>toggled(bool)</signal>
   <receiver>spinboxInt_transf_start_iterations_C</receiver>
   <slot>setEnabled(bool)</slot>
   <hints>
    <hint type="sourcelabel">
     <x>52</x>
     <y>157</y>
    </hint>
    <hint type="destinationlabel">
     <x>204</x>
     <y>162</y>
    </hint>
   </hints>
  </connection>
  <connection>
   <sender>checkBox_transf_function_enabledCz_false</sender>
   <signal>toggled(bool)</signal>
   <receiver>spinboxInt_transf_stop_iterations_C</receiver>
   <slot>setEnabled(bool)</slot>
   <hints>
    <hint type="sourcelabel">
     <x>50</x>
     <y>163</y>
    </hint>
    <hint type="destinationlabel">
     <x>248</x>
     <y>159</y>
    </hint>
   </hints>
  </connection>
  <connection>
   <sender>checkBox_transf_function_enabledCx</sender>
   <signal>toggled(bool)</signal>
   <receiver>spinboxInt_transf_start_iterations_A</receiver>
   <slot>setEnabled(bool)</slot>
   <hints>
    <hint type="sourcelabel">
     <x>61</x>
     <y>109</y>
    </hint>
    <hint type="destinationlabel">
     <x>195</x>
     <y>114</y>
    </hint>
   </hints>
  </connection>
  <connection>
   <sender>checkBox_transf_function_enabledCx</sender>
   <signal>toggled(bool)</signal>
   <receiver>spinboxInt_transf_stop_iterations_A</receiver>
   <slot>setEnabled(bool)</slot>
   <hints>
    <hint type="sourcelabel">
     <x>47</x>
     <y>110</y>
    </hint>
    <hint type="destinationlabel">
     <x>229</x>
     <y>108</y>
    </hint>
   </hints>
  </connection>
 </connections>
</ui>
